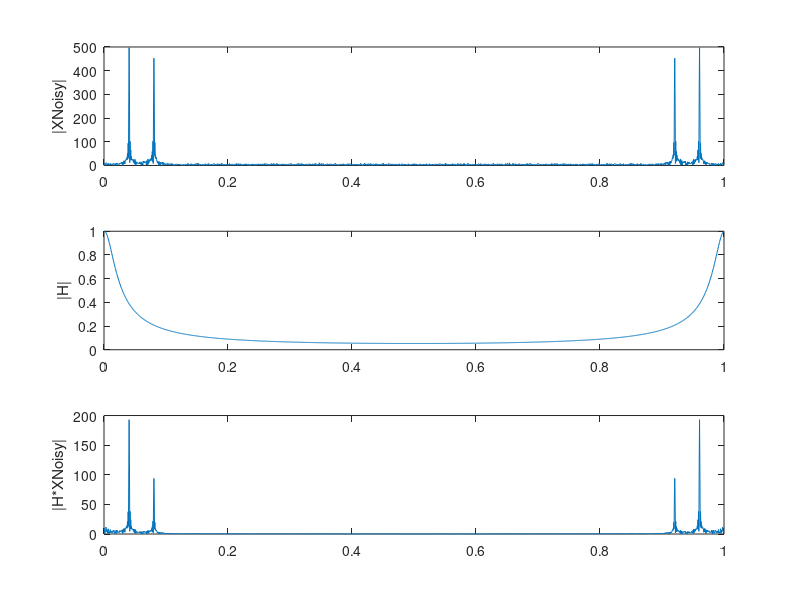

Write the MATLAB code that produced this figure.
% Construct the impulse response of the system of length 100
M=10;
lambda=(M-1)/M;
h=(1-lambda)*lambda.^(0:99);

% Generate two tones
x1=sin(2*pi*40*(1:1000)/1000);
x2=sin(2*pi*80*(1:1000)/1000);
x=[x1 x2];

% Generate the noise
sigma2=0.1;
noise=sigma2*randn(1,2000);

% Add noise to signal
xNoisy=noise+x;

N=length(xNoisy);
L=length(h);

% DFT/DFS of noisy signal and impulse response
XNoisy=fft(xNoisy,N-L+1);
H=fft(h,N-L+1);


normFreq=(1:(N-L+1))/(N-L+1);
subplot(3,1,1);
plot(normFreq,abs(XNoisy)); ylabel('|XNoisy|');
subplot(3,1,2);
plot(normFreq,abs(H)); ylabel('|H|');
Y=H.*XNoisy;
subplot(3,1,3);
plot(normFreq,abs(Y)); ylabel('|H*XNoisy|');